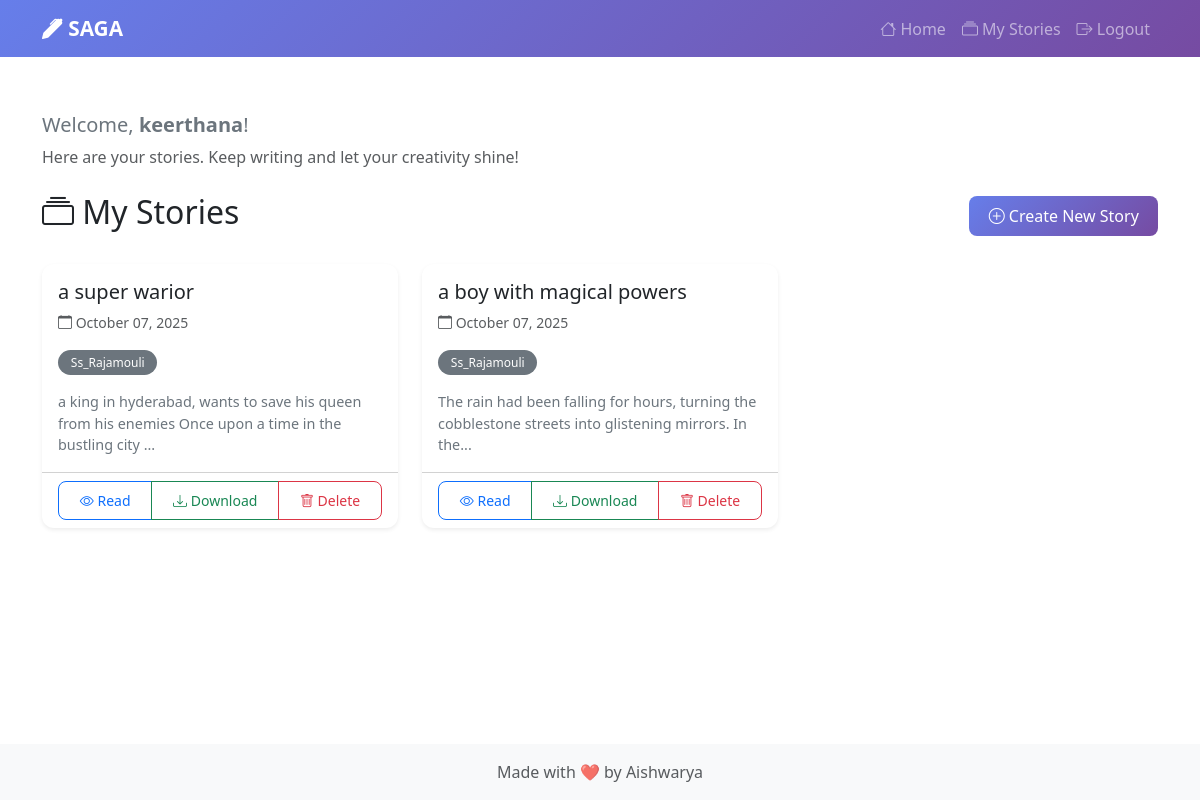
The app's page /dashboard (signed in) with its own data.
### app.py (models this page shows, shortened)
class User(UserMixin, db.Model):
    id = db.Column(db.Integer, primary_key=True)
    username = db.Column(db.String(80), unique=True, nullable=False)
    password_hash = db.Column(db.String(128), nullable=False)

class Story(db.Model):
    id = db.Column(db.Integer, primary_key=True)
    title = db.Column(db.String(200), nullable=False)
    user_input = db.Column(db.Text, nullable=False)
    ai_response = db.Column(db.Text, nullable=False)
    personality = db.Column(db.String(50), nullable=False)
    created_at = db.Column(db.DateTime, default=datetime.utcnow)
    user_session = db.Column(db.String(100), nullable=False)

### app.py (the view)
@app.route('/dashboard')
@login_required
def dashboard():
    stories = Story.query.filter_by(user_session=current_user.username).order_by(Story.created_at.desc()).all()
    return render_template('dashboard.html', stories=stories)

### app.py (called while the page is built)
@login_manager.user_loader
def load_user(user_id):
    return User.query.get(int(user_id))

### templates/dashboard.html (shortened to what this page needs)
{% extends "base.html" %}
{% block content %}
<div class="row">
    <div class="col-12">
        <div class="mb-3">
            <h5 class="text-secondary">Welcome, <span class="fw-bold">{{ current_user.username }}</span>!</h5>
            <p class="text-muted mb-4">Here are your stories. Keep writing and let your creativity shine!</p>
        </div>
        <div class="d-flex justify-content-between align-items-center mb-4">
            <h2><i class="bi bi-collection"></i> My Stories</h2>
            <a href="{{ url_for('index') }}" class="btn btn-primary">
                <i class="bi bi-plus-circle"></i> Create New Story
            </a>
        </div>
        {% if stories %}
        <div class="row">
            {% for story in stories %}
            <div class="col-md-6 col-lg-4 mb-4">
                <div class="card h-100 shadow-sm story-card">
                    <div class="card-body">
                        <h5 class="card-title">{{ story.title }}</h5>
                        <p class="card-text text-muted small">
                            <i class="bi bi-calendar"></i> {{ story.created_at.strftime('%B %d, %Y') }}
                        </p>
                        <p class="card-text">
                            <span class="badge bg-secondary">{{ story.personality.title() }}</span>
                        </p>
                        <p class="card-text story-preview">
                            {{ story.user_input[:100] }}{% if story.user_input|length > 100 %}...{% endif %}
                        </p>
                    </div>
                    <div class="card-footer bg-transparent">
                        <div class="btn-group btn-group-sm w-100" role="group">
                            <a href="{{ url_for('view_story', story_id=story.id) }}"
                               class="btn btn-outline-primary">
                                <i class="bi bi-eye"></i> Read
                            </a>
                            <a href="{{ url_for('download_story', story_id=story.id) }}"
                               class="btn btn-outline-success">
                                <i class="bi bi-download"></i> Download
                            </a>
                            <button class="btn btn-outline-danger delete-story"
                                    data-story-id="{{ story.id }}"
                                    data-story-title="{{ story.title }}">
                                <i class="bi bi-trash"></i> Delete
                            </button>
                        </div>
                    </div>
                </div>
            </div>
            {% endfor %}
        </div>
        {% endif %}
    </div>
</div>
{% endblock %}

### static/css/style.css (style rules this page uses)
:root { --primary-color: #95abe8; --secondary-color: #6c757d; --success-color: #27ae60; --danger-color: #e74c3c; --light-bg: #f8f9fa; }
body { min-height: 100vh; display: flex; flex-direction: column; font-family: 'Segoe UI', Tahoma, Geneva, Verdana, sans-serif; }
.card { border: none; border-radius: 12px; overflow: hidden; transition: transform 0.3s, box-shadow 0.3s; }
.story-card { height: 100%; }
.story-preview { font-size: 0.9rem; line-height: 1.5; color: #6c757d; overflow: hidden; display: -webkit-box; -webkit-line-clamp: 3; line-clamp: 3; -webkit-box-orient: vertical; }
.btn { border-radius: 8px; padding: 0.5rem 1.2rem; transition: all 0.3s; font-weight: 500; }
.btn-primary { background: linear-gradient(135deg, #667eea 0%, #764ba2 100%); border: none; }
.badge { padding: 0.4rem 0.8rem; border-radius: 20px; font-weight: 500; }

### records on screen
User: username "keerthana"
Story: title "a super warior", created_at "October 07, 2025", personality "Ss_Rajamouli", user_input "a king in hyderabad, wants to save his queen from his enemies Once upon a time in the bustling city"
Story: title "a boy with magical powers", created_at "October 07, 2025", personality "Ss_Rajamouli", user_input "The rain had been falling for hours, turning the cobblestone streets into glistening mirrors. In the"
